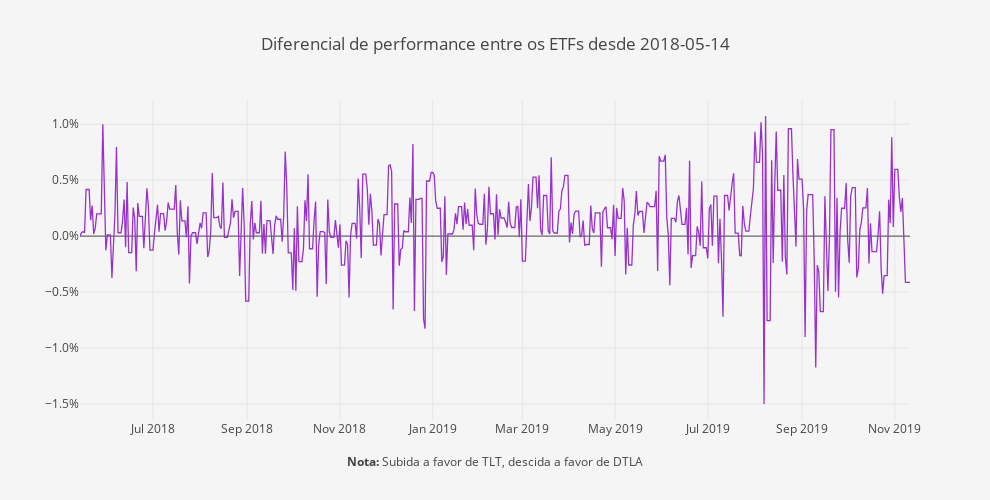

The notebook cell this image was saved under:
### Code cell
layout = go.Layout(
    title='Diferencial de performance entre os ETFs desde ' + Begin,
    plot_bgcolor='#f5f5f5',
    paper_bgcolor='#f5f5f5',
    width=990,
    height=500,
    xaxis=dict(
        title='<b>Nota:</b> Subida a favor de ' + fundos.columns[0] + ', descida a favor de ' + fundos.columns[1],
        showgrid=True,
        titlefont=dict(size=12),
    ),
    yaxis=dict(
        title='',
        showgrid=True,
        zeroline=True, # Adicionar ou não a zero line
        tickformat=".1%" # tickformat=".2%" se quiseres mais casas decimais
    ))

trace0 = go.Scatter(
    x = fundos.index,
    y = (round(((fundos.iloc[:, 0]/fundos.iloc[:, 1])- 1), 5)),
    name = 'Portfolio',
    line = dict(
        color = 'darkorchid',
        width = 1.3)
)

data = [trace0]
        
fig = go.Figure(data=data, layout=layout)
py.iplot(fig)

### Figure 1 — Plotly figure (JSON) as saved in the notebook; plotly's stock layout.template omitted (floating-point values rounded to 4 significant figures; data arrays with more than 128 entries replaced by an {"elided": "..."} marker saying what was removed)
{"data": [{"line": {"color": "darkorchid", "width": 1.3}, "name": "Portfolio", "type": "scatter", "uid": "38fbddf1-ec04-4607-9c0a-7e987918f929", "x": {"elided": "547 str values"}, "y": {"elided": "547 float values"}}], "layout": {"height": 500, "paper_bgcolor": "#f5f5f5", "plot_bgcolor": "#f5f5f5", "title": {"text": "Diferencial de performance entre os ETFs desde 2018-05-14"}, "width": 990, "xaxis": {"autorange": true, "range": ["2018-05-14", "2019-11-11"], "showgrid": true, "title": {"font": {"size": 12}, "text": "<b>Nota:</b> Subida a favor de TLT, descida a favor de DTLA"}, "type": "date"}, "yaxis": {"autorange": true, "range": [-0.01644, 0.01217], "showgrid": true, "tickformat": ".1%", "title": {"text": ""}, "type": "linear", "zeroline": true}}}
